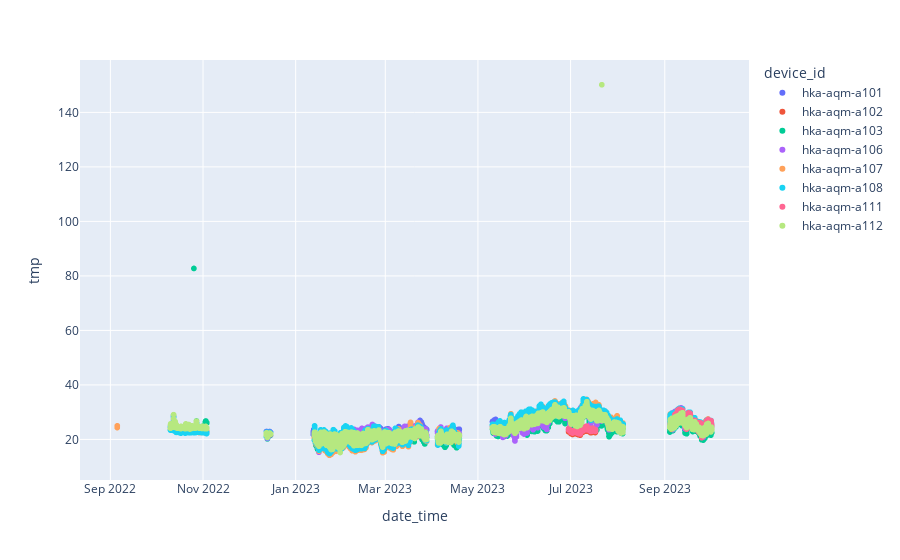

Notebook source saved alongside this figure:
### Code cell
import plotly.express as px

px.scatter(
    df[df['device_id'].isin(a_1)],
    x='date_time',
    y='tmp',
    color='device_id'
).show()

### Figure 1 — Plotly figure (JSON) as saved in the notebook; plotly's stock layout.template omitted (floating-point values rounded to 4 significant figures; data arrays with more than 128 entries replaced by an {"elided": "..."} marker saying what was removed)
{"data": [{"hovertemplate": "device_id=hka-aqm-a101<br>date_time=%{x}<br>tmp=%{y}<extra></extra>", "legendgroup": "hka-aqm-a101", "marker": {"color": "#636efa", "symbol": "circle"}, "mode": "markers", "name": "hka-aqm-a101", "showlegend": true, "type": "scattergl", "x": {"elided": "5459 str values"}, "xaxis": "x", "y": {"elided": "5459 float values"}, "yaxis": "y"}, {"hovertemplate": "device_id=hka-aqm-a102<br>date_time=%{x}<br>tmp=%{y}<extra></extra>", "legendgroup": "hka-aqm-a102", "marker": {"color": "#EF553B", "symbol": "circle"}, "mode": "markers", "name": "hka-aqm-a102", "showlegend": true, "type": "scattergl", "x": {"elided": "1006 str values"}, "xaxis": "x", "y": {"elided": "1006 float values"}, "yaxis": "y"}, {"hovertemplate": "device_id=hka-aqm-a103<br>date_time=%{x}<br>tmp=%{y}<extra></extra>", "legendgroup": "hka-aqm-a103", "marker": {"color": "#00cc96", "symbol": "circle"}, "mode": "markers", "name": "hka-aqm-a103", "showlegend": true, "type": "scattergl", "x": {"elided": "5444 str values"}, "xaxis": "x", "y": {"elided": "5444 float values"}, "yaxis": "y"}, {"hovertemplate": "device_id=hka-aqm-a106<br>date_time=%{x}<br>tmp=%{y}<extra></extra>", "legendgroup": "hka-aqm-a106", "marker": {"color": "#ab63fa", "symbol": "circle"}, "mode": "markers", "name": "hka-aqm-a106", "showlegend": true, "type": "scattergl", "x": {"elided": "5287 str values"}, "xaxis": "x", "y": {"elided": "5287 float values"}, "yaxis": "y"}, {"hovertemplate": "device_id=hka-aqm-a107<br>date_time=%{x}<br>tmp=%{y}<extra></extra>", "legendgroup": "hka-aqm-a107", "marker": {"color": "#FFA15A", "symbol": "circle"}, "mode": "markers", "name": "hka-aqm-a107", "showlegend": true, "type": "scattergl", "x": {"elided": "5130 str values"}, "xaxis": "x", "y": {"elided": "5130 float values"}, "yaxis": "y"}, {"hovertemplate": "device_id=hka-aqm-a108<br>date_time=%{x}<br>tmp=%{y}<extra></extra>", "legendgroup": "hka-aqm-a108", "marker": {"color": "#19d3f3", "symbol": "circle"}, "mode": "markers", "name": "hka-aqm-a108", "showlegend": true, "type": "scattergl", "x": {"elided": "5337 str values"}, "xaxis": "x", "y": {"elided": "5337 float values"}, "yaxis": "y"}, {"hovertemplate": "device_id=hka-aqm-a111<br>date_time=%{x}<br>tmp=%{y}<extra></extra>", "legendgroup": "hka-aqm-a111", "marker": {"color": "#FF6692", "symbol": "circle"}, "mode": "markers", "name": "hka-aqm-a111", "showlegend": true, "type": "scattergl", "x": {"elided": "1007 str values"}, "xaxis": "x", "y": {"elided": "1007 float values"}, "yaxis": "y"}, {"hovertemplate": "device_id=hka-aqm-a112<br>date_time=%{x}<br>tmp=%{y}<extra></extra>", "legendgroup": "hka-aqm-a112", "marker": {"color": "#B6E880", "symbol": "circle"}, "mode": "markers", "name": "hka-aqm-a112", "showlegend": true, "type": "scattergl", "x": {"elided": "5444 str values"}, "xaxis": "x", "y": {"elided": "5444 float values"}, "yaxis": "y"}], "layout": {"legend": {"title": {"text": "device_id"}, "tracegroupgap": 0}, "margin": {"t": 60}, "xaxis": {"anchor": "y", "domain": [0, 1], "title": {"text": "date_time"}}, "yaxis": {"anchor": "x", "domain": [0, 1], "title": {"text": "tmp"}}}}
